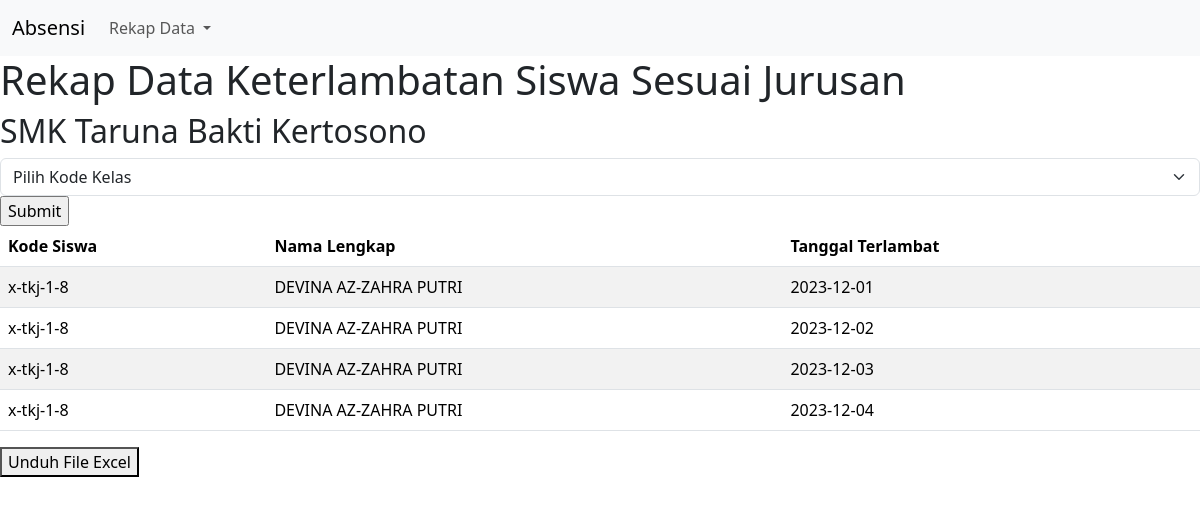
The app's page /rekap_perjurusan.php?selected_kelas=x-tkj-1-8 with its own data.
### tables this page shows
CREATE TABLE `absensi` (
  `id` int(11) NOT NULL,
  `kode_siswa` varchar(15) NOT NULL,
  `waktu` date NOT NULL,
  `waktu_saat_ini` date NOT NULL DEFAULT current_timestamp()
);

CREATE TABLE `data_siswa` (
  `id` int(11) NOT NULL,
  `kode_siswa` varchar(15) NOT NULL,
  `nama` varchar(50) NOT NULL,
  `tahun` varchar(9) DEFAULT '2023-2024'
);

### rekap_perjurusan.php (the view, shortened to what this page needs)
<?php
$host = 'localhost';
$username = 'abse_abseni';
$password = 'absensi';
$database = 'abse_absensi';
$koneksi = new mysqli($host, $username, $password, $database);
?>
<!doctype html>
<html lang="en">
<head>
    <link href="https://cdn.jsdelivr.net/npm/bootstrap@5.3.2/dist/css/bootstrap.min.css" rel="stylesheet">
</head>
<body>
    <header>
      <nav class="navbar navbar-expand-lg bg-body-tertiary">
  <div class="container-fluid">
    <a class="navbar-brand" href="https://absensi.smktb.sch.id">Absensi</a>
    <div class="collapse navbar-collapse" id="navbarSupportedContent">
      <ul class="navbar-nav me-auto mb-2 mb-lg-0">
        <li class="nav-item dropdown">
          <a class="nav-link dropdown-toggle" href="#" role="button" data-bs-toggle="dropdown" aria-expanded="false">
            Rekap Data
          </a>
        </li>
      </ul>
    </div>
  </div>
</nav>
    </header>
<h1>Rekap Data Keterlambatan Siswa Sesuai Jurusan</h1>
<h2>SMK Taruna Bakti Kertosono</h2>
<form method="get" action="">
    <select name="selected_kelas" class="form-select" aria-label="Pilih Kode Kelas">
        <option selected>Pilih Kode Kelas</option>
    </select>
    <input type="submit" value="Submit">
</form>
<?php
if (isset($_GET['selected_kelas'])) {
    $selected_kelas = $_GET['selected_kelas'];
    $query_absensi = "SELECT absensi.kode_siswa, absensi.waktu, data_siswa.nama
                     FROM absensi
                     INNER JOIN data_siswa ON absensi.kode_siswa = data_siswa.kode_siswa
                     WHERE absensi.kode_siswa LIKE '%$selected_kelas%'";
    $result_absensi = $koneksi->query($query_absensi);
    if ($result_absensi->num_rows > 0) {
        echo "<table  id='tbl_exporttable_to_xls' class='table table-striped table-hover'>
            <thead>
                <th>Kode Siswa</th>
                <th>Nama Lengkap</th>
                <th>Tanggal Terlambat</th>
            </thead>
            <tbody>";
        while ($row_absensi = $result_absensi->fetch_assoc()) {
            echo "<tr>";
            echo "<td>" . $row_absensi['kode_siswa'] . "</td>";
            echo "<td>" . $row_absensi['nama'] . "</td>";
            echo "<td>" . $row_absensi['waktu'] . "</td>";
            echo "</tr>";
        }
        echo "</tbody></table>";
    } else {
        echo "Tidak ada data absensi untuk kode kelas ini.";
    }
}
?>
<button onclick="ExportToExcel('xlsx')">Unduh File Excel</button>
</body>
</html>

### records on screen
absensi: kode_siswa "x-tkj-1-8", data_siswa.nama "DEVINA AZ-ZAHRA PUTRI", waktu "2023-12-01"
absensi: kode_siswa "x-tkj-1-8", data_siswa.nama "DEVINA AZ-ZAHRA PUTRI", waktu "2023-12-02"
absensi: kode_siswa "x-tkj-1-8", data_siswa.nama "DEVINA AZ-ZAHRA PUTRI", waktu "2023-12-03"
absensi: kode_siswa "x-tkj-1-8", data_siswa.nama "DEVINA AZ-ZAHRA PUTRI", waktu "2023-12-04"
